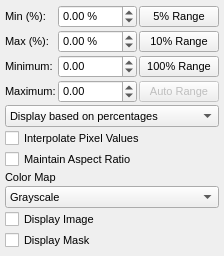
  <widget class="QDockWidget" name="m_DisplayDockWidget">
   <property name="font">
    <font>
     <pointsize>8</pointsize>
    </font>
   </property>
   <property name="windowTitle">
    <string>Display</string>
   </property>
   <attribute name="dockWidgetArea">
    <number>1</number>
   </attribute>
   <widget class="QWidget" name="dockWidgetContents_5">
    <layout class="QGridLayout" name="gridLayout_15">
     <property name="margin">
      <number>5</number>
     </property>
     <property name="spacing">
      <number>2</number>
     </property>
     <item row="0" column="0">
      <widget class="QLabel" name="label_11">
       <property name="font">
        <font>
         <pointsize>8</pointsize>
        </font>
       </property>
       <property name="text">
        <string>Min (%):</string>
       </property>
      </widget>
     </item>
     <item row="0" column="1" colspan="2">
      <widget class="QDoubleSpinBox" name="m_DisplayMinimumPct">
       <property name="font">
        <font>
         <pointsize>8</pointsize>
        </font>
       </property>
       <property name="suffix">
        <string> %</string>
       </property>
       <property name="minimum">
        <double>-20.000000000000000</double>
       </property>
       <property name="maximum">
        <double>120.000000000000000</double>
       </property>
      </widget>
     </item>
     <item row="0" column="3">
      <widget class="QPushButton" name="m_Display_5pct">
       <property name="font">
        <font>
         <pointsize>8</pointsize>
        </font>
       </property>
       <property name="text">
        <string>5% Range</string>
       </property>
      </widget>
     </item>
     <item row="1" column="0">
      <widget class="QLabel" name="label_12">
       <property name="font">
        <font>
         <pointsize>8</pointsize>
        </font>
       </property>
       <property name="text">
        <string>Max (%):</string>
       </property>
      </widget>
     </item>
     <item row="1" column="1" colspan="2">
      <widget class="QDoubleSpinBox" name="m_DisplayMaximumPct">
       <property name="font">
        <font>
         <pointsize>8</pointsize>
        </font>
       </property>
       <property name="suffix">
        <string> %</string>
       </property>
       <property name="minimum">
        <double>-20.000000000000000</double>
       </property>
       <property name="maximum">
        <double>120.000000000000000</double>
       </property>
      </widget>
     </item>
     <item row="1" column="3">
      <widget class="QPushButton" name="m_Display_10pct">
       <property name="font">
        <font>
         <pointsize>8</pointsize>
        </font>
       </property>
       <property name="text">
        <string>10% Range</string>
       </property>
      </widget>
     </item>
     <item row="7" column="0" colspan="4">
      <widget class="QCheckBox" name="m_InterpolatePixels">
       <property name="font">
        <font>
         <pointsize>8</pointsize>
        </font>
       </property>
       <property name="toolTip">
        <string>Gives a smoother display when zoomed in</string>
       </property>
       <property name="text">
        <string>Interpolate Pixel Values</string>
       </property>
      </widget>
     </item>
     <item row="8" column="0" colspan="4">
      <widget class="QCheckBox" name="m_MaintainAspectRatio">
       <property name="font">
        <font>
         <pointsize>8</pointsize>
        </font>
       </property>
       <property name="toolTip">
        <string>Try to maintain the aspect ratio of the image as it is zoomed and resized</string>
       </property>
       <property name="text">
        <string>Maintain Aspect Ratio</string>
       </property>
      </widget>
     </item>
     <item row="13" column="0" colspan="4">
      <spacer name="verticalSpacer_3">
       <property name="orientation">
        <enum>Qt::Vertical</enum>
       </property>
       <property name="sizeHint" stdset="0">
        <size>
         <width>158</width>
         <height>1</height>
        </size>
       </property>
      </spacer>
     </item>
     <item row="3" column="0">
      <widget class="QLabel" name="label_14">
       <property name="font">
        <font>
         <pointsize>8</pointsize>
        </font>
       </property>
       <property name="text">
        <string>Minimum:</string>
       </property>
      </widget>
     </item>
     <item row="3" column="1" colspan="2">
      <widget class="QDoubleSpinBox" name="m_DisplayMinimumVal">
       <property name="font">
        <font>
         <pointsize>8</pointsize>
        </font>
       </property>
       <property name="suffix">
        <string/>
       </property>
       <property name="minimum">
        <double>-20.000000000000000</double>
       </property>
       <property name="maximum">
        <double>100000.000000000000000</double>
       </property>
      </widget>
     </item>
     <item row="4" column="0">
      <widget class="QLabel" name="label_15">
       <property name="font">
        <font>
         <pointsize>8</pointsize>
        </font>
       </property>
       <property name="text">
        <string>Maximum:</string>
       </property>
      </widget>
     </item>
     <item row="4" column="1" colspan="2">
      <widget class="QDoubleSpinBox" name="m_DisplayMaximumVal">
       <property name="font">
        <font>
         <pointsize>8</pointsize>
        </font>
       </property>
       <property name="suffix">
        <string/>
       </property>
       <property name="minimum">
        <double>-20.000000000000000</double>
       </property>
       <property name="maximum">
        <double>100000.000000000000000</double>
       </property>
      </widget>
     </item>
     <item row="3" column="3">
      <widget class="QPushButton" name="m_Display_100pct">
       <property name="font">
        <font>
         <pointsize>8</pointsize>
        </font>
       </property>
       <property name="text">
        <string>100% Range</string>
       </property>
      </widget>
     </item>
     <item row="4" column="3">
      <widget class="QPushButton" name="m_AutoRange">
       <property name="enabled">
        <bool>false</bool>
       </property>
       <property name="font">
        <font>
         <pointsize>8</pointsize>
        </font>
       </property>
       <property name="text">
        <string>Auto Range</string>
       </property>
      </widget>
     </item>
     <item row="6" column="0" colspan="4">
      <widget class="QComboBox" name="m_DisplayScalingMode">
       <property name="font">
        <font>
         <pointsize>8</pointsize>
        </font>
       </property>
       <item>
        <property name="text">
         <string>Display based on percentages</string>
        </property>
       </item>
       <item>
        <property name="text">
         <string>Display based on abs. values</string>
        </property>
       </item>
      </widget>
     </item>
     <item row="10" column="0" colspan="4">
      <widget class="QComboBox" name="m_DisplayColorMap">
       <property name="font">
        <font>
         <pointsize>8</pointsize>
        </font>
       </property>
       <item>
        <property name="text">
         <string>Grayscale</string>
        </property>
       </item>
       <item>
        <property name="text">
         <string>Inverted grayscale</string>
        </property>
       </item>
       <item>
        <property name="text">
         <string>Earth</string>
        </property>
       </item>
       <item>
        <property name="text">
         <string>Spectrum</string>
        </property>
       </item>
       <item>
        <property name="text">
         <string>Fire</string>
        </property>
       </item>
       <item>
        <property name="text">
         <string>Ice</string>
        </property>
       </item>
      </widget>
     </item>
     <item row="11" column="0" colspan="4">
      <widget class="QCheckBox" name="m_DisplayImage">
       <property name="font">
        <font>
         <pointsize>8</pointsize>
        </font>
       </property>
       <property name="toolTip">
        <string>Gives a smoother display when zoomed in</string>
       </property>
       <property name="text">
        <string>Display Image</string>
       </property>
      </widget>
     </item>
     <item row="12" column="0" colspan="4">
      <widget class="QCheckBox" name="m_DisplayMask">
       <property name="font">
        <font>
         <pointsize>8</pointsize>
        </font>
       </property>
       <property name="toolTip">
        <string>Gives a smoother display when zoomed in</string>
       </property>
       <property name="text">
        <string>Display Mask</string>
       </property>
      </widget>
     </item>
     <item row="9" column="0" colspan="2">
      <widget class="QLabel" name="label_8">
       <property name="font">
        <font>
         <pointsize>8</pointsize>
        </font>
       </property>
       <property name="text">
        <string>Color Map</string>
       </property>
      </widget>
     </item>
    </layout>
   </widget>
  </widget>
